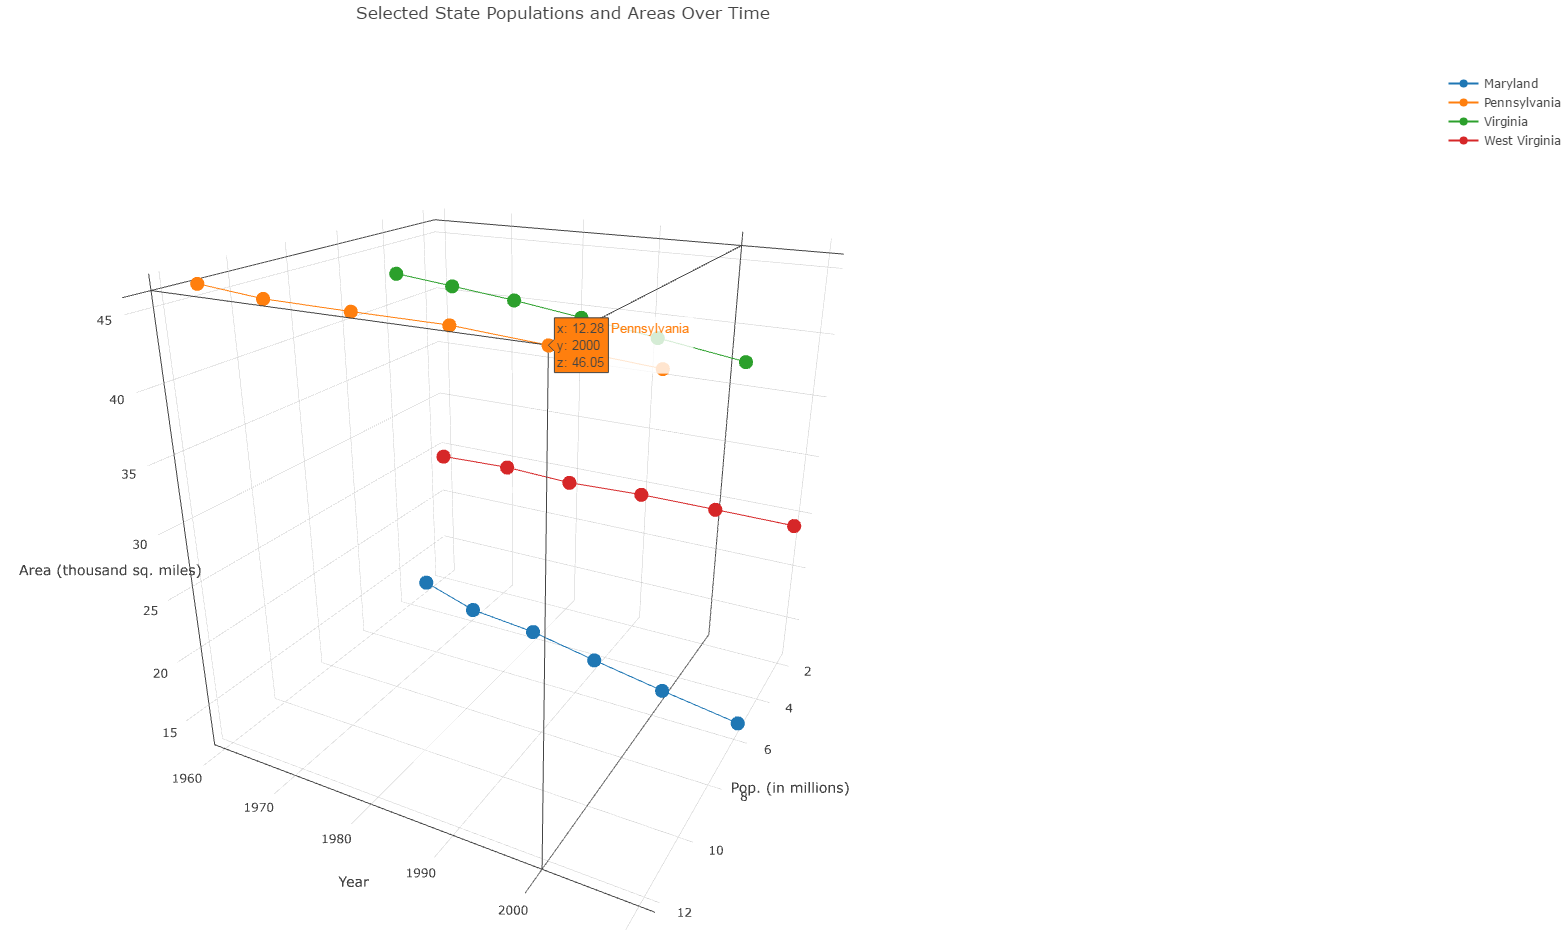

Reproduce this figure in Python.
# This script creates a 3 dimensional scatter plot using (a subset of) 'census_data.csv'.

# A description of 'census_data.csv' can be found in 'census_data_scrape_and_process.R'.
# To avoid an overwhelming plot, I will be using a subset of 'census_data.csv' consisting of
# observations for 4 states (Maryland, Pennsylvania, Virginia, and West Virginia) in 2010.

################
# IMPORT MODULES
################
# This section imports relevant modules for the script.import os
import os
import pandas as pd
import plotly
from plotly.graph_objs import Scatter3d, Layout

#############
# IMPORT DATA
#############
# This section imports the data that will be used in the correlation plot.

# Set working directory.
# This obviously needs to be changed depending on the computer being used.
os.chdir('D:\\Users\\JBansal\\Documents\\GitHub\\visualizations')

# Load data.
census_data = pd.read_csv('census_data.csv',
                          encoding = 'latin-1')

######################
# CLEAN/TRANSFORM DATA
######################
# This section cleans the data so the correlation plot shows up properly.

# Divide population values by 1000000 for easier graph viewing.
census_data['1960'] = census_data['1960'] / 1000000
census_data['1970'] = census_data['1970'] / 1000000
census_data['1980'] = census_data['1980'] / 1000000
census_data['1990'] = census_data['1990'] / 1000000
census_data['2000'] = census_data['2000'] / 1000000
census_data['2010'] = census_data['2010'] / 1000000

# Specify states of interest.
states = ['Maryland', 'Pennsylvania', 'Virginia', 'West Virginia']

# Keep areas in separate data frame and rename columns.
areas = census_data[['Name', 'Area (sq. miles)']]
areas.columns = ['State', 'Area (sq. miles)']

# Divide state areas by 1000 for easier graph viewing.
areas['Area (sq. miles)'] = areas['Area (sq. miles)'] / 1000

# Create data subset.
census_subset = census_data[census_data['Name'].isin(states)][['Name', '1960', '1970', '1980', '1990', '2000', '2010']]

# Melt 'census_subset' to allow 3 dimensional scatter plot and rename columns.
census_subset = pd.melt(census_subset,
                        id_vars = 'Name')
census_subset.columns = ['State', 'Year', 'Population']

# Add 'areas' to 'census_subset'.
census_subset = census_subset.merge(areas,
                                    how = 'left',
                                    on = 'State')

###########
# PLOT DATA
###########
# This section plots the data.

# Add 3D scatter plot data.
md = Scatter3d(x = round(census_subset[census_subset.State == 'Maryland'].Population, 2),
               y = census_subset[census_subset.State == 'Maryland'].Year,
               z = round(census_subset[census_subset.State == 'Maryland']['Area (sq. miles)'], 2),
               name = 'Maryland')

pa = Scatter3d(x = round(census_subset[census_subset.State == 'Pennsylvania'].Population, 2),
               y = census_subset[census_subset.State == 'Pennsylvania'].Year,
               z = round(census_subset[census_subset.State == 'Pennsylvania']['Area (sq. miles)'], 2),
               name = 'Pennsylvania')

va = Scatter3d(x = round(census_subset[census_subset.State == 'Virginia'].Population, 2),
               y = census_subset[census_subset.State == 'Virginia'].Year,
               z = round(census_subset[census_subset.State == 'Virginia']['Area (sq. miles)'], 2),
               name = 'Virginia')

wv = Scatter3d(x = round(census_subset[census_subset.State == 'West Virginia'].Population, 2),
               y = census_subset[census_subset.State == 'West Virginia'].Year,
               z = round(census_subset[census_subset.State == 'West Virginia']['Area (sq. miles)'], 2),
               name = 'West Virginia')

scatter_3d_data = [md, pa, va, wv]

# Add layout.
layout = Layout(title = 'Selected State Populations and Areas Over Time',
                scene = dict(xaxis = dict(title = 'Pop. (in millions)'),
                             yaxis = dict(title = 'Year'),
                             zaxis = dict(title = 'Area (thousand sq. miles)')))

# Plot data.
plotly.offline.plot(dict(data = scatter_3d_data,
                         layout = layout))
